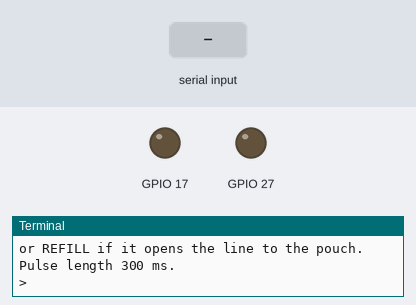
The program below on a simulated Raspberry Pi (BCM pin numbers). On the bench: output pins drawn as LEDs (lit = HIGH), the last lines printed to the terminal. The inputs (shaded band) are chosen by the test bench.

Above: at 1.2 s.
1.3 s: "1" typed at the terminal, then Enter
At 1.45 s:
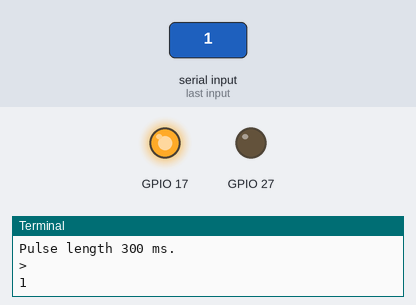
3.1 s: "2" typed at the terminal, then Enter
At 3.25 s:
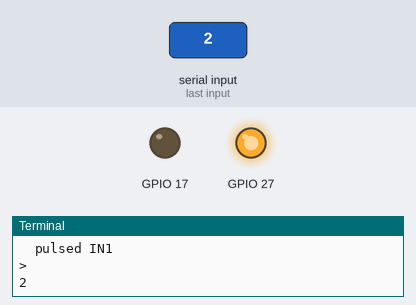
Timing chart, 0 to 6.1 s (numbered marks = the images above; inputs shaded):
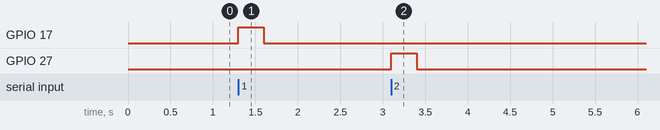

The program:

valves.py
```python
#!/usr/bin/env python3
"""
Takasago WLB-3 latching 3-way diaphragm valve, driven by a DRV8871 H-bridge.

PLUMBING (datasheet port letters):
    A (common) -> syringe
    B and C    -> one to the target line (heater block and nozzle), the other
                  to the refill line (pouch). Which is which is set by the
                  plumbing; the bench test below tells the code.

DATASHEET (WLB-3R(K)-N4F(G)):
    energising time 0.2-1 s, duty cycle 10 % or less (5 min max on),
    rated 12 or 24 V DC, 8 W, media and ambient 5-50 C.
    12 V lead colours and resulting port states:
        +12 V on BLUE, GND on RED  -> C opens, B closes   (status "X")
        +12 V on RED,  GND on BLUE -> B opens, C closes   (status "Y")
    An IN1 pulse drives OUT1 high and OUT2 low. So with BLUE on OUT1 and RED
    on OUT2, IN1 opens C; with the leads the other way round, IN1 opens B.

THE VALVE HAS NO CLOSED STATE. The syringe is always connected to exactly one
of the two lines, so the interface is a position, TARGET or REFILL, not
open/close. The pouch and the target line can never be connected to each
other: the valve body itself guarantees it.

LATCHING. A short current pulse in one direction moves the valve to one
position, and a permanent magnet holds it there with the power off. A pulse
in the other direction moves it back. Two consequences:
  * There is no position feedback. `position` is what was last commanded.
  * After a restart the real position is unknown, so the constructor pulses
    the valve to REST_POSITION. Every command pulses, even if the valve should
    already be there: re-pulsing a latched valve is harmless, and it corrects
    a valve that was moved while the program was not running.

Only switch the valve while the plunger is still. Switching while liquid is
moving pushes it into (or pulls it from) the wrong line. jog_ui.py enforces
this; anything else that uses this module must do the same.

WIRING
    GPIO17 (PiTFT header pin 11) -> DRV8871 IN1
    GPIO27 (PiTFT header pin 13) -> DRV8871 IN2
    GND    (PiTFT header pin 9)  -> DRV8871 logic GND
    DRV8871 VM / GND             -> 12 V supply (shared with the Tic), with its
                                    own ground wire back to the supply
    DRV8871 OUT1 / OUT2          -> valve coil
No flyback diode: the DRV8871's body diodes return the coil energy to VM, and
a diode across the coil would short the reverse pulse.

DRV8871 truth table, IN1 IN2:
    0 0  coast (off)     1 0  OUT1 -> OUT2     0 1  OUT2 -> OUT1     1 1  brake
Both inputs have pull-downs inside the driver, and GPIO17/27 are pulled down
while the Pi boots, so the coil stays off until this module takes the pins.

A missing 12 V supply cannot be detected here (no feedback), but the Tic runs
from the same supply and reports Low VIN, which stops jog_ui.py at startup.

BENCH TEST
    python3 valves.py
pulses IN1 or IN2 on demand, so you can find which pulse opens which line and
set IN1_SETS below.
"""

import time
from collections import deque

import pins


TARGET = "target"
REFILL = "refill"
POSITIONS = (TARGET, REFILL)


# ===========================================================================
# CONFIGURATION
# ===========================================================================
# True: print only, never touch the GPIO. For running the UI on a desk without
# the valve or the driver board.
SIMULATE = False

# Coil energising time per switch. The datasheet range is 0.2-1 s; 0.3 s gives
# margin over the minimum without heating the coil more than needed (8 W while
# it is on). If the valve ever fails to switch reliably, raise this towards
# 0.5 s before suspecting anything else.
PULSE_S = 0.3

# Wait after a switch before pushing or pulling liquid through the valve, so
# the diaphragm has seated. The valve moves during the pulse itself; this is
# extra margin.
VALVE_SETTLE_S = 0.15

# Minimum time between two pulses, so a double tap does not fire two pulses
# back to back. A command that arrives sooner waits out the remainder.
MIN_PULSE_INTERVAL_S = 0.25

# Duty-cycle limit from the datasheet: the coil may be on at most 10 % of the
# time. Checked over a rolling window. A normal inject cycle uses about
# 3 x 0.3 s = 0.9 s per minute (1.5 %), so only rapid manual toggling can
# reach the limit; the UI then refuses the toggle until the coil has cooled.
DUTY_MAX = 0.10
DUTY_WINDOW_S = 60.0

# Which position a pulse on IN1 gives (current OUT1 -> OUT2 through the coil).
# ASSUMPTION until the bench test. If it is wrong, change it here or swap the
# two coil wires -- nothing is damaged meanwhile, the positions are just
# swapped.
IN1_SETS = TARGET

# Where the valve sits when nothing is happening, and where startup, abort and
# shutdown leave it. TARGET isolates the pouch, so taking the syringe off
# cannot drain the pouch through the open common port.
REST_POSITION = TARGET
# ===========================================================================


class Valves:
    """The one 3-way valve. The class name is kept from the placeholder era.

    Note that set_position() BLOCKS for PULSE_S (plus up to
    MIN_PULSE_INTERVAL_S if the previous pulse was very recent). That is a
    deliberate exception to the non-blocking rule elsewhere: the pulse must
    end even if the program is interrupted, and a blocking pulse inside
    try/finally guarantees it. 0.3 s (0.55 s at most) stays inside the Tic's
    command timeout (1 s by default) -- but poll the actuator right before
    switching, as jog_ui.py does, so the timeout starts fresh.

    Commands from the program's own sequences (cycle, homing, abort,
    shutdown) always pulse, so the valve always reaches a safe position.
    Manual controls should check duty_ok() first.
    """

    def __init__(self, verbose=True, initial=REST_POSITION):
        """initial: position to pulse to now, or None to leave the valve
        untouched (bench test)."""
        self.verbose = verbose
        self.position = None                # unknown until the first pulse
        self._last_pulse = float("-inf")
        self._history = deque()             # (start, end) of recent pulses
        self._lines = {}                    # 1 -> IN1 pin, 2 -> IN2 pin

        if not SIMULATE:
            # Imported here so SIMULATE works on a machine without Blinka.
            import board
            import digitalio
            for n, gpio in ((1, pins.VALVE_IN1), (2, pins.VALVE_IN2)):
                line = digitalio.DigitalInOut(getattr(board, f"D{gpio}"))
                line.switch_to_output(value=False)      # coast from the start
                self._lines[n] = line

        if initial is not None:
            self.set_position(initial)

    # -- commands -----------------------------------------------------------

    def set_position(self, position):
        """Pulse the valve to TARGET or REFILL. Always pulses -- see the
        module docstring. Only call while the plunger is still."""
        if position not in POSITIONS:
            raise ValueError(f"unknown valve position {position!r}")
        line = 1 if position == IN1_SETS else 2

        self.position = None        # unknown if the pulse fails partway
        self._pulse(line)
        self.position = position

        if self.verbose:
            sim = " (simulated)" if SIMULATE else ""
            print(f"  [valve] -> {position.upper()}  IN{line} pulse{sim}")

    def to_rest(self):
        self.set_position(REST_POSITION)

    # -- duty cycle -----------------------------------------------------------

    def _on_time_in_window(self):
        cutoff = time.monotonic() - DUTY_WINDOW_S
        while self._history and self._history[0][1] < cutoff:
            self._history.popleft()
        return sum(end - max(start, cutoff) for start, end in self._history)

    def duty_ok(self):
        """True if one more pulse keeps the coil within its rated duty cycle
        (DUTY_MAX over the last DUTY_WINDOW_S)."""
        return self._on_time_in_window() + PULSE_S <= DUTY_MAX * DUTY_WINDOW_S

    # -- the pulse ------------------------------------------------------------

    def _pulse(self, line):
        wait = self._last_pulse + MIN_PULSE_INTERVAL_S - time.monotonic()
        if wait > 0:
            time.sleep(wait)

        if not self.duty_ok() and self.verbose:
            # Sequences still pulse (see the class docstring); one pulse over
            # the budget does no harm, a pattern of them would.
            print("  [valve] WARNING: coil duty cycle above "
                  f"{DUTY_MAX:.0%} over the last {DUTY_WINDOW_S:.0f} s")

        start = time.monotonic()
        if SIMULATE:
            end = start + PULSE_S           # count it as if it had happened
        else:
            active = self._lines[line]
            self._lines[3 - line].value = False     # the other input: 1 <-> 2
            try:
                active.value = True
                time.sleep(PULSE_S)
            finally:
                # Whatever happens -- Ctrl+C, an exception -- the coil must not
                # stay energised: a latching coil is rated for pulses only.
                active.value = False
            end = time.monotonic()

        self._history.append((start, end))
        self._last_pulse = end

    # -- shutdown -----------------------------------------------------------

    def close(self):
        """Release the pins with both driver inputs low (coast). Does NOT move
        the valve: call to_rest() first if it should be left at rest. Once the
        pins are released, the driver's own pull-downs keep it off."""
        for line in self._lines.values():
            try:
                line.value = False
                line.deinit()
            except Exception:
                pass
        self._lines = {}


# ---------------------------------------------------------------------------
# Bench test
# ---------------------------------------------------------------------------

def bench_test():
    print("Valve bench test: 1 = pulse IN1, 2 = pulse IN2, q = quit.")
    print("After each pulse, push a little air or water into the common port A")
    print("with a syringe and see which line it leaves through. Then set")
    print("IN1_SETS = TARGET if an IN1 pulse opens the line to the nozzle,")
    print("or REFILL if it opens the line to the pouch.")
    print(f"Pulse length {PULSE_S * 1000:.0f} ms.")
    if SIMULATE:
        print("SIMULATE is True -- nothing will move.")

    v = Valves(initial=None)
    try:
        while True:
            cmd = input("> ").strip().lower()
            if cmd in ("q", "quit"):
                break
            if cmd in ("1", "2"):
                if not v.duty_ok():
                    print("  coil duty cycle limit reached -- wait a little")
                    continue
                v._pulse(int(cmd))
                print(f"  pulsed IN{cmd}")
            elif cmd:
                print("  1, 2 or q")
    except (KeyboardInterrupt, EOFError):
        print()
    finally:
        v.close()


if __name__ == "__main__":
    bench_test()
```

pins.py
```python
#!/usr/bin/env python3
"""
GPIO allocation for the dispenser -- the one place where pins are assigned.

All numbers are BCM GPIO numbers (what Blinka's board.Dnn and gpiozero use),
not physical header pin numbers. Every module that claims a pin imports it
from here, so a new function (heater, temperature sensors) cannot silently
land on a pin that is already in use.

ACCESS: the PiTFT covers the Pi's 40-pin header. Its 2x13 'classic Pi' header
on the underside carries pins 1-26 of the 40-pin header; GPIOs that only exist
on pins 27-40 are broken out to solder pads on the PiTFT instead.

BOOT STATE: GPIO0-8 are pulled UP while the Pi boots, GPIO9-27 are pulled
DOWN. Anything that drives a power stage and must stay off until the program
takes control (H-bridge inputs, a heater MOSFET gate) belongs on a pulled-down
pin.
"""

# ---------------------------------------------------------------------------
# Taken by the PiTFT -- do not use
# ---------------------------------------------------------------------------
# SPI0 (GPIO9/10/11), display chip select CE0 (GPIO8), touch chip select CE1
# (GPIO7), touch interrupt (GPIO24), display data/command (GPIO25).
# GPIO18 too, but only if the PiTFT's backlight PWM jumper is bridged.
PITFT_RESERVED = {7, 8, 9, 10, 11, 24, 25}

# ---------------------------------------------------------------------------
# Valve: Takasago WLB-3 latching valve through a DRV8871 H-bridge
# ---------------------------------------------------------------------------
VALVE_IN1 = 17      # header pin 11 -> DRV8871 IN1
VALVE_IN2 = 27      # header pin 13 -> DRV8871 IN2
                    # header pin 9 (GND) -> DRV8871 logic GND

# ---------------------------------------------------------------------------
# Heater: 24 V 50 W cartridge through a logic-level MOSFET (heater.py)
# ---------------------------------------------------------------------------
HEATER_GATE = 22    # header pin 15. Pulled down at boot, so the heater stays
                    # off until the program takes over. Fit a gate pull-down
                    # resistor on the MOSFET board as well, so the heater is
                    # also off if this pin is ever left floating.

# ---------------------------------------------------------------------------
# Block temperature: DS18B20 on the kernel 1-Wire bus (heater.py)
# ---------------------------------------------------------------------------
ONEWIRE_DATA = 4    # header pin 7. Claimed by the kernel, not by Python:
                    # dtoverlay=w1-gpio in /boot/firmware/config.txt (GPIO4
                    # is the overlay's default; for another pin add
                    # ,gpiopin=N). Listed here so nothing else lands on it.
                    # 4.7 kOhm pull-up to 3.3 V (pin 1), sensor VDD on 3.3 V.

# ---------------------------------------------------------------------------
# Still free on the 2x13 header: GPIO23 (pin 16), and GPIO2/3 (I2C, pins
# 3/5) and GPIO14/15 (UART, pins 8/10) if those buses are not needed.
# GPIO2/3 have fixed pull-up resistors on the Pi -- never use them for
# anything that must be low at boot. A second DS18B20 (e.g. at the inlet)
# needs no pin of its own: it shares the 1-Wire bus on GPIO4.
# ---------------------------------------------------------------------------

_CLAIMED = {"VALVE_IN1": VALVE_IN1, "VALVE_IN2": VALVE_IN2,
            "HEATER_GATE": HEATER_GATE, "ONEWIRE_DATA": ONEWIRE_DATA}


def _check():
    used = {}
    for name, gpio in _CLAIMED.items():
        if gpio in PITFT_RESERVED:
            raise RuntimeError(f"pins.py: {name}=GPIO{gpio} is used by the PiTFT")
        if gpio in used:
            raise RuntimeError(f"pins.py: {name} and {used[gpio]} both use GPIO{gpio}")
        used[gpio] = name


_check()
```

Measured:
- after the input at 1.3 s, GPIO 17: LOW → HIGH at once, → LOW 0.30 s later
- after the input at 3.1 s, GPIO 27: LOW → HIGH at once, → LOW 0.30 s later
